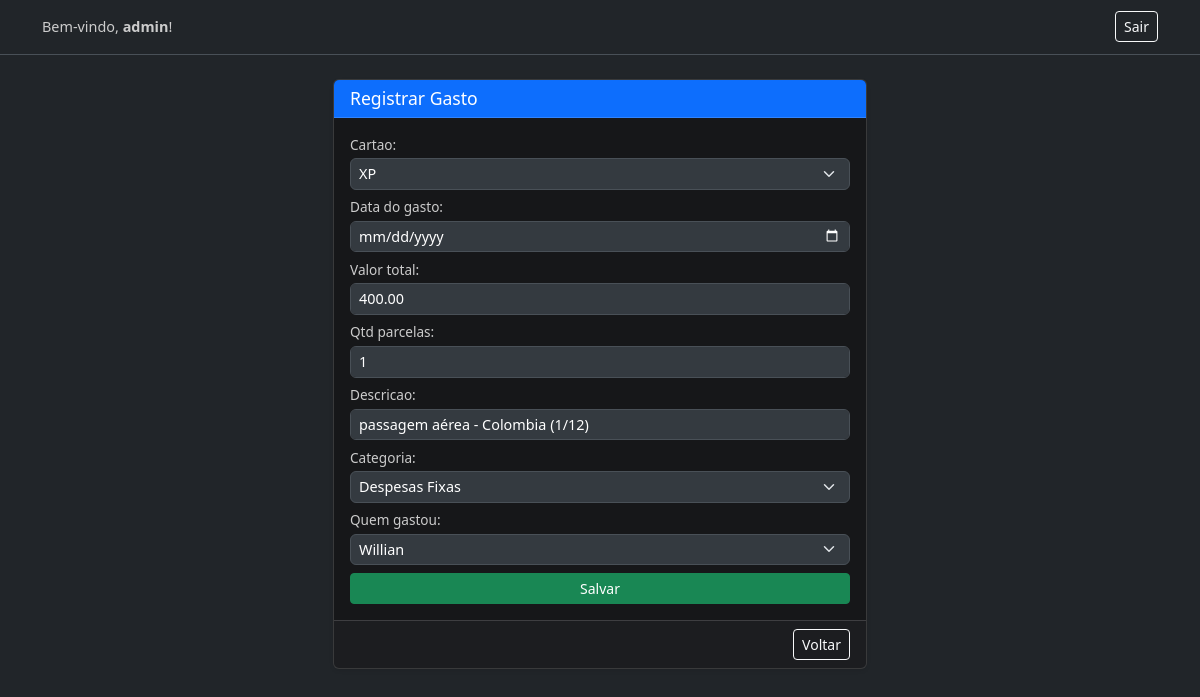
The page /editar/14/ (signed in) on the database its author committed.
### cards/models.py (models this page shows, shortened)
class Gasto(models.Model):
    cartao = models.ForeignKey(Cartao, on_delete=models.PROTECT, related_name='fk_nome_cartao')
    data_do_gasto = models.DateField(blank=False, null=False)
    valor_total = models.DecimalField(max_digits=10, decimal_places=2, blank=False, null=False)
    qtd_parcelas = models.IntegerField(blank=False, null=False)
    descricao = models.CharField(max_length=30, blank=False, null=False)
    CATEGORIAS_CHOICES = [
        ('despesas_fixas', 'Despesas Fixas'),
        ('despesas_variaveis', 'Despesas Variáveis'),
        ('alimentacao', 'Alimentação'),
        ('educacao', 'Educação'),
        ('assinatura', 'Assinatura'),
        ('lazer', 'Lazer'),
        ('relacionamento', 'Relacionamento'),
        ('manutencao', 'Manutenção'),
        ('financeiro', 'Financeiro'),
    ]
    categoria = models.CharField(max_length=20, default='outros', choices=CATEGORIAS_CHOICES)
    quem_gastou = models.ForeignKey(Pessoa, on_delete=models.CASCADE, related_name='fk_nome_pessoa')
    usuario = models.ForeignKey(User, on_delete=models.CASCADE, null=False)
    criado_em = models.DateTimeField(auto_now_add=True, null=False)   # campo de controle de quando foi inserido o registro

### cards/views.py (the view)
# urls.py: path('editar/<int:gasto_id>/', views.editar_gasto, name='editar_gasto'),
def editar_gasto(request, gasto_id):
    gasto = get_object_or_404(Gasto, pk=gasto_id, usuario=request.user)
    if request.method == 'POST':  # Se o formulário foi submetido
        form = GastoForm(request.POST, instance=gasto)  # Preenche o form com os dados enviados e o objeto existente
        if form.is_valid():
            form.save()  # Salva a atualização no banco
            return redirect('lista_gastos')  # Redireciona para a lista de gastos
    else:
        form = GastoForm(instance=gasto)  # Se for GET, exibe o form com os dados do gasto
    return render(request, 'cards/form.html', {'form': form})

### cards/forms.py
class GastoForm(forms.ModelForm):
    class Meta:
        model = Gasto
        fields = ['cartao', 'data_do_gasto', 'valor_total', 'qtd_parcelas', 'descricao', 'categoria', 'quem_gastou']
        widgets = {
            'cartao': forms.Select(attrs={'class': 'form-select'}),
            'data_do_gasto': forms.DateInput(attrs={'class': 'form-control', 'type': 'date'}),
            'valor_total': forms.NumberInput(attrs={'class': 'form-control'}),
            'qtd_parcelas': forms.NumberInput(attrs={'class': 'form-control'}),
            'descricao': forms.TextInput(attrs={'class': 'form-control'}),
            'categoria': forms.Select(attrs={'class': 'form-select'}),
            'quem_gastou': forms.Select(attrs={'class': 'form-select'}),
        }
    def __init__(self, *args, **kwargs):
        usuario = kwargs.pop('usuario', None)  # Remove o 'usuario' dos kwargs (se existir)
        super().__init__(*args, **kwargs)      # Inicializa o form padrão com os argumentos restantes
        if usuario:
            self.fields['quem_gastou'].queryset = Pessoa.objects.filter(usuario=usuario)
            self.fields['cartao'].queryset = Cartao.objects.filter(usuario=usuario)

### cards/models.py (called while the page is built)
    def __str__(self):
        return self.nome

    def __str__(self):
        return self.nome

### cards/templates/cards/form.html (shortened to what this page needs)
{% extends "app/base.html" %}
{% block content %}
<div class="container mt-4">
  <div class="row justify-content-center">
    <div class="col-12 col-md-6">
      <div class="card bg-secondary-subtle shadow-sm">
        <div class="card-header bg-primary text-white py-2">
          <h4 class="mb-0">Registrar Gasto</h4>
        </div>
        <div class="card-body py-3 px-3">
          <form method="post">
            {{ form.as_p }}
            <div class="d-grid mt-2">
              <button type="submit" class="btn btn-success btn-sm">Salvar</button>
            </div>
          </form>
        </div>
        <div class="card-footer text-end py-2 px-3">
          <a href="{% url 'lista_gastos' %}" class="btn btn-outline-light btn-sm">Voltar</a>
        </div>
      </div>
    </div>
  </div>
</div>
{% endblock %}

### app/templates/app/base.html (shortened to what this page needs)
<!DOCTYPE html>
<html lang="pt-br" data-bs-theme="dark">
<head>
    <link href="https://cdn.jsdelivr.net/npm/bootstrap@5.3.3/dist/css/bootstrap.min.css" rel="stylesheet" />
</head>
<body class="bg-dark text-light">
    <nav class="navbar navbar-dark">
        <div class="container">
            <span class="navbar-text">
                {% if user.is_authenticated %}
                    Bem-vindo, <strong>{{ user.username }}</strong>!
                {% else %}
                    Você não está logado.
                {% endif %}
            </span>
            {% if user.is_authenticated %}
                <a href="{% url 'logout' %}" class="btn btn-outline-light btn-sm">Sair</a>
            {% else %}
                <a href="{% url 'login' %}" class="btn btn-outline-light btn-sm">Entrar</a>
            {% endif %}
        </div>
    </nav>
    <div class="container mt-4">
        {% block content %}{% endblock %}
    </div>
</body>
</html>

### app/templates/app/base.html (style rules this page uses)
.navbar-dark { background-color: #212529; border-bottom: 1px solid #495057; }
.navbar-text { color: #ccc; margin-right: 1rem; }

### cards/templates/cards/form.html (style rules this page uses)
body { font-size: 0.9rem; }
input, select, textarea { background-color: #343a40 !important; color: #fff !important; border: 1px solid #495057 !important; font-size: 0.9rem !important; padding: 0.25rem 0.5rem !important; }
label { color: #ccc; font-size: 0.85rem; margin-bottom: 0.2rem; }
.form-control { padding: 0.3rem 0.5rem; }
p { margin-bottom: 0.4rem; }
.card-header h4 { font-size: 1.1rem; }

### rows shown on the page
Gasto: cartao "XP", valor_total "400.00", qtd_parcelas "1", descricao "passagem aérea - Colombia (1/12)", categoria "Despesas Fixas", quem_gastou "Willian"

### other values the page prints
{{ user.username }} "admin"
